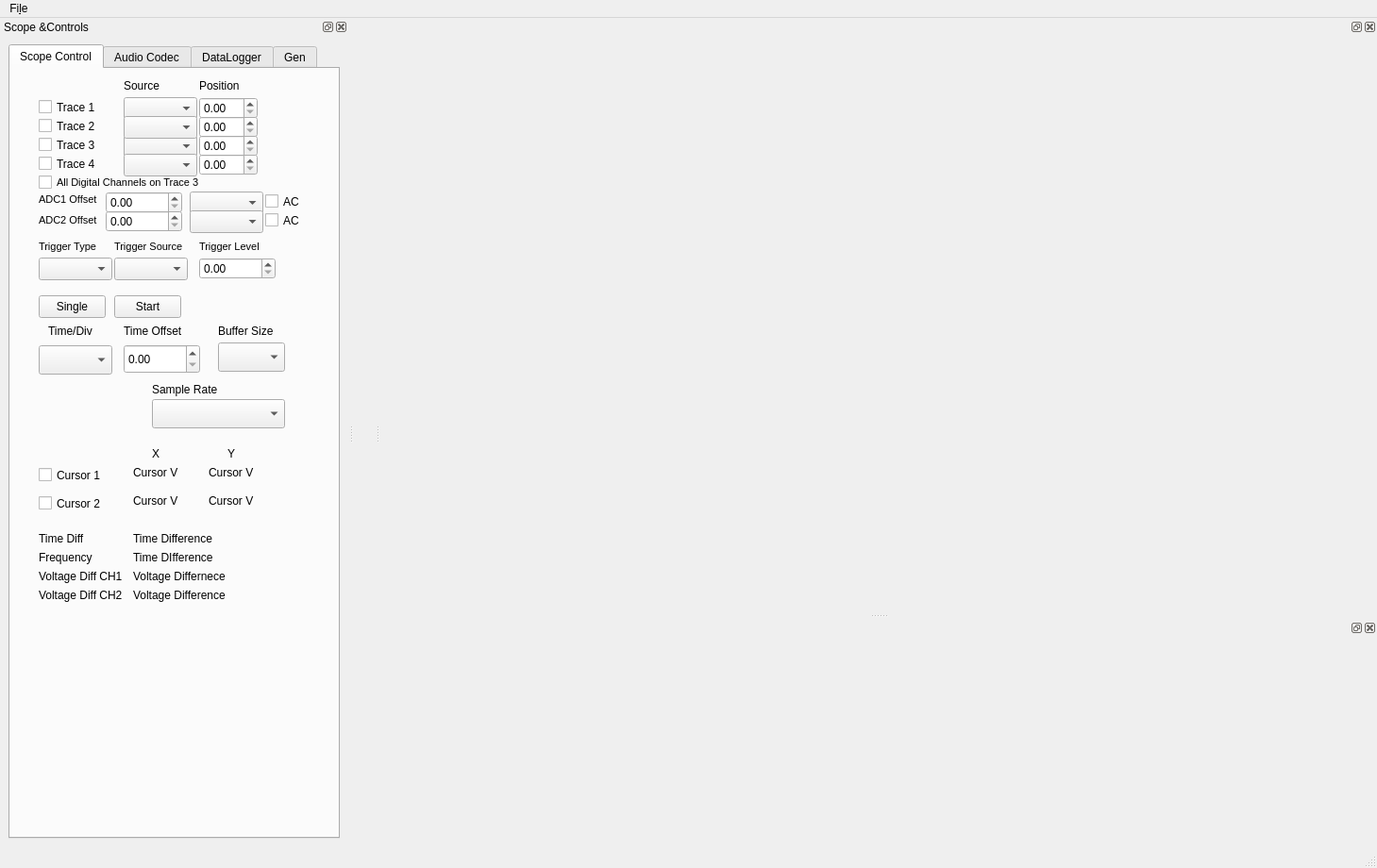
<?xml version="1.0" encoding="UTF-8"?>
<ui version="4.0">
 <class>MainWindow</class>
 <widget class="QMainWindow" name="MainWindow">
  <property name="enabled">
   <bool>true</bool>
  </property>
  <property name="geometry">
   <rect>
    <x>0</x>
    <y>0</y>
    <width>1459</width>
    <height>920</height>
   </rect>
  </property>
  <property name="windowTitle">
   <string>SuperPlotter Pro</string>
  </property>
  <widget class="QWidget" name="centralwidget">
   <property name="enabled">
    <bool>true</bool>
   </property>
   <property name="sizePolicy">
    <sizepolicy hsizetype="Fixed" vsizetype="Preferred">
     <horstretch>0</horstretch>
     <verstretch>0</verstretch>
    </sizepolicy>
   </property>
   <property name="minimumSize">
    <size>
     <width>16</width>
     <height>0</height>
    </size>
   </property>
   <layout class="QGridLayout" name="gridLayout">
    <item row="0" column="0">
     <widget class="QLabel" name="label_17">
      <property name="sizePolicy">
       <sizepolicy hsizetype="Minimum" vsizetype="Preferred">
        <horstretch>0</horstretch>
        <verstretch>0</verstretch>
       </sizepolicy>
      </property>
      <property name="maximumSize">
       <size>
        <width>4</width>
        <height>16777215</height>
       </size>
      </property>
      <property name="text">
       <string/>
      </property>
     </widget>
    </item>
   </layout>
  </widget>
  <widget class="QMenuBar" name="menubar">
   <property name="geometry">
    <rect>
     <x>0</x>
     <y>0</y>
     <width>1459</width>
     <height>30</height>
    </rect>
   </property>
   <widget class="QMenu" name="menuFile">
    <property name="title">
     <string>Fi&amp;le</string>
    </property>
    <addaction name="action_Open_Digital_Out"/>
    <addaction name="actionOpenAnalogOutput"/>
   </widget>
   <addaction name="menuFile"/>
  </widget>
  <widget class="QStatusBar" name="statusbar"/>
  <widget class="QDockWidget" name="docControls">
   <property name="sizePolicy">
    <sizepolicy hsizetype="Fixed" vsizetype="Preferred">
     <horstretch>0</horstretch>
     <verstretch>0</verstretch>
    </sizepolicy>
   </property>
   <property name="minimumSize">
    <size>
     <width>338</width>
     <height>482</height>
    </size>
   </property>
   <property name="maximumSize">
    <size>
     <width>369</width>
     <height>524287</height>
    </size>
   </property>
   <property name="windowTitle">
    <string>Scope &amp;Controls</string>
   </property>
   <attribute name="dockWidgetArea">
    <number>1</number>
   </attribute>
   <widget class="QWidget" name="dockWidgetContents">
    <layout class="QHBoxLayout" name="horizontalLayout">
     <item>
      <widget class="QTabWidget" name="tabWidget">
       <property name="currentIndex">
        <number>0</number>
       </property>
       <widget class="QWidget" name="tabScopeControl">
        <attribute name="title">
         <string>Scope Control</string>
        </attribute>
        <widget class="QLabel" name="lbTrigType">
         <property name="geometry">
          <rect>
           <x>30</x>
           <y>180</y>
           <width>81</width>
           <height>16</height>
          </rect>
         </property>
         <property name="font">
          <font>
           <pointsize>8</pointsize>
          </font>
         </property>
         <property name="text">
          <string>Trigger Type</string>
         </property>
        </widget>
        <widget class="QLabel" name="lbTimeOffset">
         <property name="geometry">
          <rect>
           <x>120</x>
           <y>270</y>
           <width>71</width>
           <height>16</height>
          </rect>
         </property>
         <property name="text">
          <string>Time Offset</string>
         </property>
        </widget>
        <widget class="QCheckBox" name="cbTrace4">
         <property name="geometry">
          <rect>
           <x>30</x>
           <y>90</y>
           <width>81</width>
           <height>21</height>
          </rect>
         </property>
         <property name="text">
          <string>Trace 4</string>
         </property>
        </widget>
        <widget class="QDoubleSpinBox" name="dbsPosTrace4">
         <property name="geometry">
          <rect>
           <x>200</x>
           <y>90</y>
           <width>62</width>
           <height>23</height>
          </rect>
         </property>
        </widget>
        <widget class="QComboBox" name="cmbTimeDiv">
         <property name="geometry">
          <rect>
           <x>30</x>
           <y>293</y>
           <width>78</width>
           <height>31</height>
          </rect>
         </property>
        </widget>
        <widget class="QLabel" name="lbSource">
         <property name="geometry">
          <rect>
           <x>120</x>
           <y>10</y>
           <width>54</width>
           <height>15</height>
          </rect>
         </property>
         <property name="text">
          <string>Source</string>
         </property>
        </widget>
        <widget class="QComboBox" name="cmbTraceSource3">
         <property name="geometry">
          <rect>
           <x>120</x>
           <y>70</y>
           <width>78</width>
           <height>24</height>
          </rect>
         </property>
        </widget>
        <widget class="QComboBox" name="cmbTraceSource1">
         <property name="geometry">
          <rect>
           <x>120</x>
           <y>30</y>
           <width>78</width>
           <height>24</height>
          </rect>
         </property>
         <property name="editable">
          <bool>false</bool>
         </property>
        </widget>
        <widget class="QDoubleSpinBox" name="dbsOffset2">
         <property name="geometry">
          <rect>
           <x>101</x>
           <y>150</y>
           <width>81</width>
           <height>23</height>
          </rect>
         </property>
        </widget>
        <widget class="QDoubleSpinBox" name="dbsPosTrace1">
         <property name="geometry">
          <rect>
           <x>200</x>
           <y>30</y>
           <width>62</width>
           <height>23</height>
          </rect>
         </property>
        </widget>
        <widget class="QCheckBox" name="cbAllDigital">
         <property name="geometry">
          <rect>
           <x>30</x>
           <y>110</y>
           <width>201</width>
           <height>21</height>
          </rect>
         </property>
         <property name="font">
          <font>
           <pointsize>8</pointsize>
          </font>
         </property>
         <property name="text">
          <string>All Digital Channels on Trace 3</string>
         </property>
        </widget>
        <widget class="QPushButton" name="pbTrigSingle">
         <property name="geometry">
          <rect>
           <x>30</x>
           <y>240</y>
           <width>71</width>
           <height>24</height>
          </rect>
         </property>
         <property name="text">
          <string>Single</string>
         </property>
        </widget>
        <widget class="QLabel" name="lbTimeDiv">
         <property name="geometry">
          <rect>
           <x>40</x>
           <y>270</y>
           <width>54</width>
           <height>15</height>
          </rect>
         </property>
         <property name="text">
          <string>Time/Div</string>
         </property>
        </widget>
        <widget class="QCheckBox" name="cbTrace3">
         <property name="geometry">
          <rect>
           <x>30</x>
           <y>70</y>
           <width>81</width>
           <height>21</height>
          </rect>
         </property>
         <property name="text">
          <string>Trace 3</string>
         </property>
        </widget>
        <widget class="QCheckBox" name="cbTrace2">
         <property name="geometry">
          <rect>
           <x>30</x>
           <y>50</y>
           <width>81</width>
           <height>21</height>
          </rect>
         </property>
         <property name="text">
          <string>Trace 2</string>
         </property>
        </widget>
        <widget class="QCheckBox" name="cbTrace1">
         <property name="geometry">
          <rect>
           <x>30</x>
           <y>30</y>
           <width>81</width>
           <height>21</height>
          </rect>
         </property>
         <property name="text">
          <string>Trace 1</string>
         </property>
        </widget>
        <widget class="QLabel" name="lbTrigSource">
         <property name="geometry">
          <rect>
           <x>110</x>
           <y>180</y>
           <width>91</width>
           <height>16</height>
          </rect>
         </property>
         <property name="font">
          <font>
           <pointsize>8</pointsize>
          </font>
         </property>
         <property name="text">
          <string>Trigger Source</string>
         </property>
        </widget>
        <widget class="QDoubleSpinBox" name="dbsTimeOffset">
         <property name="geometry">
          <rect>
           <x>120</x>
           <y>292</y>
           <width>81</width>
           <height>31</height>
          </rect>
         </property>
        </widget>
        <widget class="QDoubleSpinBox" name="dbsPosTrace2">
         <property name="geometry">
          <rect>
           <x>200</x>
           <y>50</y>
           <width>62</width>
           <height>23</height>
          </rect>
         </property>
        </widget>
        <widget class="QDoubleSpinBox" name="dbsOffset1">
         <property name="geometry">
          <rect>
           <x>101</x>
           <y>130</y>
           <width>81</width>
           <height>23</height>
          </rect>
         </property>
        </widget>
        <widget class="QLabel" name="lbOffset2">
         <property name="geometry">
          <rect>
           <x>30</x>
           <y>150</y>
           <width>71</width>
           <height>20</height>
          </rect>
         </property>
         <property name="font">
          <font>
           <pointsize>8</pointsize>
          </font>
         </property>
         <property name="text">
          <string>ADC2 Offset</string>
         </property>
        </widget>
        <widget class="QComboBox" name="cmbTriggerSource">
         <property name="geometry">
          <rect>
           <x>110</x>
           <y>200</y>
           <width>78</width>
           <height>24</height>
          </rect>
         </property>
        </widget>
        <widget class="QLabel" name="lbTrigLevel">
         <property name="geometry">
          <rect>
           <x>200</x>
           <y>180</y>
           <width>81</width>
           <height>16</height>
          </rect>
         </property>
         <property name="font">
          <font>
           <pointsize>8</pointsize>
          </font>
         </property>
         <property name="text">
          <string>Trigger Level</string>
         </property>
        </widget>
        <widget class="QLabel" name="lbOffset1">
         <property name="geometry">
          <rect>
           <x>30</x>
           <y>130</y>
           <width>81</width>
           <height>16</height>
          </rect>
         </property>
         <property name="font">
          <font>
           <pointsize>8</pointsize>
          </font>
         </property>
         <property name="text">
          <string>ADC1 Offset</string>
         </property>
        </widget>
        <widget class="QComboBox" name="cmbTraceSource2">
         <property name="geometry">
          <rect>
           <x>120</x>
           <y>50</y>
           <width>78</width>
           <height>24</height>
          </rect>
         </property>
        </widget>
        <widget class="QLabel" name="lbPos">
         <property name="geometry">
          <rect>
           <x>200</x>
           <y>10</y>
           <width>54</width>
           <height>15</height>
          </rect>
         </property>
         <property name="text">
          <string>Position</string>
         </property>
        </widget>
        <widget class="QComboBox" name="cmbTrigType">
         <property name="geometry">
          <rect>
           <x>30</x>
           <y>200</y>
           <width>78</width>
           <height>24</height>
          </rect>
         </property>
        </widget>
        <widget class="QComboBox" name="cmbTraceSource4">
         <property name="geometry">
          <rect>
           <x>120</x>
           <y>90</y>
           <width>78</width>
           <height>24</height>
          </rect>
         </property>
        </widget>
        <widget class="QDoubleSpinBox" name="dbsPosTrace3">
         <property name="geometry">
          <rect>
           <x>200</x>
           <y>70</y>
           <width>62</width>
           <height>23</height>
          </rect>
         </property>
        </widget>
        <widget class="QDoubleSpinBox" name="dbsTriggerLevel">
         <property name="geometry">
          <rect>
           <x>200</x>
           <y>200</y>
           <width>81</width>
           <height>23</height>
          </rect>
         </property>
        </widget>
        <widget class="QPushButton" name="pbStartStop">
         <property name="geometry">
          <rect>
           <x>110</x>
           <y>240</y>
           <width>71</width>
           <height>24</height>
          </rect>
         </property>
         <property name="text">
          <string>Start</string>
         </property>
        </widget>
        <widget class="QComboBox" name="cmbADC1">
         <property name="geometry">
          <rect>
           <x>190</x>
           <y>130</y>
           <width>78</width>
           <height>24</height>
          </rect>
         </property>
        </widget>
        <widget class="QComboBox" name="cmbADC2">
         <property name="geometry">
          <rect>
           <x>190</x>
           <y>150</y>
           <width>78</width>
           <height>24</height>
          </rect>
         </property>
        </widget>
        <widget class="QCheckBox" name="cbACADC1">
         <property name="geometry">
          <rect>
           <x>270</x>
           <y>130</y>
           <width>51</width>
           <height>21</height>
          </rect>
         </property>
         <property name="text">
          <string>AC</string>
         </property>
        </widget>
        <widget class="QCheckBox" name="cbACADC2">
         <property name="geometry">
          <rect>
           <x>270</x>
           <y>150</y>
           <width>51</width>
           <height>21</height>
          </rect>
         </property>
         <property name="text">
          <string>AC</string>
         </property>
        </widget>
        <widget class="QCheckBox" name="cbCursor1">
         <property name="geometry">
          <rect>
           <x>30</x>
           <y>420</y>
           <width>85</width>
           <height>21</height>
          </rect>
         </property>
         <property name="text">
          <string>Cursor 1</string>
         </property>
        </widget>
        <widget class="QCheckBox" name="cbCursor2">
         <property name="geometry">
          <rect>
           <x>30</x>
           <y>450</y>
           <width>85</width>
           <height>21</height>
          </rect>
         </property>
         <property name="text">
          <string>Cursor 2</string>
         </property>
        </widget>
        <widget class="QLabel" name="label_6">
         <property name="geometry">
          <rect>
           <x>150</x>
           <y>400</y>
           <width>21</width>
           <height>16</height>
          </rect>
         </property>
         <property name="text">
          <string>X</string>
         </property>
        </widget>
        <widget class="QLabel" name="label_7">
         <property name="geometry">
          <rect>
           <x>230</x>
           <y>400</y>
           <width>31</width>
           <height>16</height>
          </rect>
         </property>
         <property name="text">
          <string>Y</string>
         </property>
        </widget>
        <widget class="QLabel" name="lbXcursor1">
         <property name="geometry">
          <rect>
           <x>130</x>
           <y>420</y>
           <width>57</width>
           <height>15</height>
          </rect>
         </property>
         <property name="text">
          <string>Cursor V</string>
         </property>
        </widget>
        <widget class="QLabel" name="lbYcursor1">
         <property name="geometry">
          <rect>
           <x>210</x>
           <y>420</y>
           <width>57</width>
           <height>15</height>
          </rect>
         </property>
         <property name="text">
          <string>Cursor V</string>
         </property>
        </widget>
        <widget class="QLabel" name="lbXcursor2">
         <property name="geometry">
          <rect>
           <x>130</x>
           <y>450</y>
           <width>57</width>
           <height>15</height>
          </rect>
         </property>
         <property name="text">
          <string>Cursor V</string>
         </property>
        </widget>
        <widget class="QLabel" name="lbYcursor2">
         <property name="geometry">
          <rect>
           <x>210</x>
           <y>450</y>
           <width>57</width>
           <height>15</height>
          </rect>
         </property>
         <property name="text">
          <string>Cursor V</string>
         </property>
        </widget>
        <widget class="QLabel" name="label_8">
         <property name="geometry">
          <rect>
           <x>30</x>
           <y>490</y>
           <width>57</width>
           <height>15</height>
          </rect>
         </property>
         <property name="text">
          <string>Time Diff</string>
         </property>
        </widget>
        <widget class="QLabel" name="lbTimeDiff">
         <property name="geometry">
          <rect>
           <x>130</x>
           <y>490</y>
           <width>91</width>
           <height>16</height>
          </rect>
         </property>
         <property name="text">
          <string>Time Difference</string>
         </property>
        </widget>
        <widget class="QLabel" name="label_9">
         <property name="geometry">
          <rect>
           <x>30</x>
           <y>510</y>
           <width>71</width>
           <height>16</height>
          </rect>
         </property>
         <property name="text">
          <string>Frequency</string>
         </property>
        </widget>
        <widget class="QLabel" name="lbFrequency_2">
         <property name="geometry">
          <rect>
           <x>130</x>
           <y>510</y>
           <width>101</width>
           <height>16</height>
          </rect>
         </property>
         <property name="text">
          <string>Time DIfference</string>
         </property>
        </widget>
        <widget class="QLabel" name="label_10">
         <property name="geometry">
          <rect>
           <x>30</x>
           <y>530</y>
           <width>91</width>
           <height>16</height>
          </rect>
         </property>
         <property name="text">
          <string>Voltage Diff CH1</string>
         </property>
        </widget>
        <widget class="QLabel" name="lbVoltageDiffCh1">
         <property name="geometry">
          <rect>
           <x>130</x>
           <y>530</y>
           <width>121</width>
           <height>16</height>
          </rect>
         </property>
         <property name="text">
          <string>Voltage Differnece</string>
         </property>
        </widget>
        <widget class="QLabel" name="label_12">
         <property name="geometry">
          <rect>
           <x>30</x>
           <y>550</y>
           <width>91</width>
           <height>16</height>
          </rect>
         </property>
         <property name="text">
          <string>Voltage Diff CH2</string>
         </property>
        </widget>
        <widget class="QLabel" name="lbVoltageDiffCh2">
         <property name="geometry">
          <rect>
           <x>130</x>
           <y>550</y>
           <width>121</width>
           <height>16</height>
          </rect>
         </property>
         <property name="text">
          <string>Voltage Difference</string>
         </property>
        </widget>
        <widget class="QComboBox" name="cmbBufferSize">
         <property name="geometry">
          <rect>
           <x>220</x>
           <y>290</y>
           <width>71</width>
           <height>31</height>
          </rect>
         </property>
        </widget>
        <widget class="QLabel" name="lbTimeDiv_2">
         <property name="geometry">
          <rect>
           <x>220</x>
           <y>270</y>
           <width>71</width>
           <height>16</height>
          </rect>
         </property>
         <property name="text">
          <string>Buffer Size</string>
         </property>
        </widget>
        <widget class="QComboBox" name="cmbScopeSampleRate">
         <property name="geometry">
          <rect>
           <x>150</x>
           <y>350</y>
           <width>141</width>
           <height>31</height>
          </rect>
         </property>
        </widget>
        <widget class="QLabel" name="lbTimeDiv_3">
         <property name="geometry">
          <rect>
           <x>150</x>
           <y>330</y>
           <width>151</width>
           <height>20</height>
          </rect>
         </property>
         <property name="text">
          <string>Sample Rate</string>
         </property>
        </widget>
       </widget>
       <widget class="QWidget" name="tabAudioCodec">
        <attribute name="title">
         <string>Audio Codec</string>
        </attribute>
        <widget class="QPushButton" name="pbRecord">
         <property name="geometry">
          <rect>
           <x>20</x>
           <y>60</y>
           <width>94</width>
           <height>24</height>
          </rect>
         </property>
         <property name="text">
          <string>Record</string>
         </property>
        </widget>
        <widget class="QDoubleSpinBox" name="dsbTimeAudioRec">
         <property name="geometry">
          <rect>
           <x>130</x>
           <y>60</y>
           <width>62</width>
           <height>23</height>
          </rect>
         </property>
        </widget>
        <widget class="QComboBox" name="smbSignalType">
         <property name="geometry">
          <rect>
           <x>20</x>
           <y>120</y>
           <width>78</width>
           <height>24</height>
          </rect>
         </property>
        </widget>
        <widget class="QComboBox" name="cmbSampleRate">
         <property name="geometry">
          <rect>
           <x>110</x>
           <y>20</y>
           <width>78</width>
           <height>24</height>
          </rect>
         </property>
        </widget>
        <widget class="QLabel" name="lbSampleFreq">
         <property name="geometry">
          <rect>
           <x>20</x>
           <y>20</y>
           <width>71</width>
           <height>16</height>
          </rect>
         </property>
         <property name="text">
          <string>Sample Rate</string>
         </property>
        </widget>
        <widget class="QDoubleSpinBox" name="dbsFrequency1">
         <property name="geometry">
          <rect>
           <x>130</x>
           <y>120</y>
           <width>62</width>
           <height>23</height>
          </rect>
         </property>
        </widget>
        <widget class="QLabel" name="lbFrequency">
         <property name="geometry">
          <rect>
           <x>130</x>
           <y>100</y>
           <width>71</width>
           <height>16</height>
          </rect>
         </property>
         <property name="text">
          <string>Frequency</string>
         </property>
        </widget>
        <widget class="QLabel" name="lbSignalType">
         <property name="geometry">
          <rect>
           <x>30</x>
           <y>100</y>
           <width>71</width>
           <height>16</height>
          </rect>
         </property>
         <property name="text">
          <string>Signal Type</string>
         </property>
        </widget>
        <widget class="QPushButton" name="pbGenerateAudio">
         <property name="geometry">
          <rect>
           <x>70</x>
           <y>200</y>
           <width>94</width>
           <height>24</height>
          </rect>
         </property>
         <property name="text">
          <string>Generate</string>
         </property>
        </widget>
        <widget class="QComboBox" name="cmbAudioInputConfig">
         <property name="geometry">
          <rect>
           <x>210</x>
           <y>20</y>
           <width>78</width>
           <height>24</height>
          </rect>
         </property>
        </widget>
        <widget class="QDoubleSpinBox" name="dbsAmplitude1">
         <property name="geometry">
          <rect>
           <x>220</x>
           <y>120</y>
           <width>62</width>
           <height>23</height>
          </rect>
         </property>
        </widget>
        <widget class="QLabel" name="label_5">
         <property name="geometry">
          <rect>
           <x>220</x>
           <y>100</y>
           <width>61</width>
           <height>16</height>
          </rect>
         </property>
         <property name="text">
          <string>Amplitude</string>
         </property>
        </widget>
        <widget class="QComboBox" name="smbSignalType_2">
         <property name="geometry">
          <rect>
           <x>20</x>
           <y>160</y>
           <width>78</width>
           <height>24</height>
          </rect>
         </property>
        </widget>
        <widget class="QDoubleSpinBox" name="dbsFrequency2">
         <property name="geometry">
          <rect>
           <x>130</x>
           <y>160</y>
           <width>62</width>
           <height>23</height>
          </rect>
         </property>
        </widget>
        <widget class="QDoubleSpinBox" name="dbsAmplitude2">
         <property name="geometry">
          <rect>
           <x>220</x>
           <y>160</y>
           <width>62</width>
           <height>23</height>
          </rect>
         </property>
        </widget>
        <widget class="QCheckBox" name="cbRepeatAudioRec">
         <property name="geometry">
          <rect>
           <x>210</x>
           <y>60</y>
           <width>85</width>
           <height>21</height>
          </rect>
         </property>
         <property name="text">
          <string>Repeat</string>
         </property>
        </widget>
        <widget class="QComboBox" name="cmbAnalysis">
         <property name="geometry">
          <rect>
           <x>20</x>
           <y>260</y>
           <width>72</width>
           <height>23</height>
          </rect>
         </property>
        </widget>
        <widget class="QLabel" name="label_11">
         <property name="geometry">
          <rect>
           <x>20</x>
           <y>240</y>
           <width>54</width>
           <height>15</height>
          </rect>
         </property>
         <property name="text">
          <string>Analysis</string>
         </property>
        </widget>
        <widget class="QLabel" name="lbAudioCursor1">
         <property name="geometry">
          <rect>
           <x>20</x>
           <y>300</y>
           <width>57</width>
           <height>15</height>
          </rect>
         </property>
         <property name="text">
          <string>Cursor 1</string>
         </property>
        </widget>
        <widget class="QLabel" name="lbAudioCursor1_2">
         <property name="geometry">
          <rect>
           <x>20</x>
           <y>330</y>
           <width>57</width>
           <height>15</height>
          </rect>
         </property>
         <property name="text">
          <string>Cursor 2</string>
         </property>
        </widget>
        <widget class="QLabel" name="label_13">
         <property name="geometry">
          <rect>
           <x>140</x>
           <y>280</y>
           <width>57</width>
           <height>15</height>
          </rect>
         </property>
         <property name="text">
          <string>X</string>
         </property>
        </widget>
        <widget class="QLabel" name="label_14">
         <property name="geometry">
          <rect>
           <x>200</x>
           <y>280</y>
           <width>57</width>
           <height>15</height>
          </rect>
         </property>
         <property name="text">
          <string>Y</string>
         </property>
        </widget>
        <widget class="QLabel" name="label_15">
         <property name="geometry">
          <rect>
           <x>20</x>
           <y>360</y>
           <width>51</width>
           <height>20</height>
          </rect>
         </property>
         <property name="text">
          <string>Diff</string>
         </property>
        </widget>
        <widget class="QLabel" name="lbAudioCursorX1">
         <property name="geometry">
          <rect>
           <x>120</x>
           <y>300</y>
           <width>57</width>
           <height>15</height>
          </rect>
         </property>
         <property name="text">
          <string>TextLabel</string>
         </property>
        </widget>
        <widget class="QLabel" name="lbAudioCursorY1">
         <property name="geometry">
          <rect>
           <x>190</x>
           <y>300</y>
           <width>57</width>
           <height>15</height>
          </rect>
         </property>
         <property name="text">
          <string>TextLabel</string>
         </property>
        </widget>
        <widget class="QLabel" name="lbAudioCursorX2">
         <property name="geometry">
          <rect>
           <x>120</x>
           <y>330</y>
           <width>57</width>
           <height>15</height>
          </rect>
         </property>
         <property name="text">
          <string>TextLabel</string>
         </property>
        </widget>
        <widget class="QLabel" name="lbAudioCursorY2">
         <property name="geometry">
          <rect>
           <x>190</x>
           <y>330</y>
           <width>57</width>
           <height>15</height>
          </rect>
         </property>
         <property name="text">
          <string>TextLabel</string>
         </property>
        </widget>
        <widget class="QLabel" name="lbAudioCursorDiffTime">
         <property name="geometry">
          <rect>
           <x>120</x>
           <y>360</y>
           <width>57</width>
           <height>15</height>
          </rect>
         </property>
         <property name="text">
          <string>TextLabel</string>
         </property>
        </widget>
        <widget class="QLabel" name="lbAudioCursorYDiffVoltage">
         <property name="geometry">
          <rect>
           <x>190</x>
           <y>360</y>
           <width>57</width>
           <height>15</height>
          </rect>
         </property>
         <property name="text">
          <string>TextLabel</string>
         </property>
        </widget>
        <widget class="QLabel" name="label_22">
         <property name="geometry">
          <rect>
           <x>20</x>
           <y>390</y>
           <width>57</width>
           <height>15</height>
          </rect>
         </property>
         <property name="text">
          <string>Freq</string>
         </property>
        </widget>
        <widget class="QLabel" name="lbAudioCursorDiffFreq">
         <property name="geometry">
          <rect>
           <x>120</x>
           <y>390</y>
           <width>57</width>
           <height>15</height>
          </rect>
         </property>
         <property name="text">
          <string>TextLabel</string>
         </property>
        </widget>
       </widget>
       <widget class="QWidget" name="tabDlog">
        <attribute name="title">
         <string>DataLogger</string>
        </attribute>
        <widget class="QCheckBox" name="cbContinous">
         <property name="geometry">
          <rect>
           <x>30</x>
           <y>40</y>
           <width>151</width>
           <height>21</height>
          </rect>
         </property>
         <property name="text">
          <string>Continous Sampling</string>
         </property>
        </widget>
        <widget class="QDoubleSpinBox" name="dbsSampleRate">
         <property name="geometry">
          <rect>
           <x>190</x>
           <y>40</y>
           <width>62</width>
           <height>23</height>
          </rect>
         </property>
        </widget>
        <widget class="QPushButton" name="pbMeasure">
         <property name="geometry">
          <rect>
           <x>30</x>
           <y>10</y>
           <width>221</width>
           <height>24</height>
          </rect>
         </property>
         <property name="text">
          <string>Measure</string>
         </property>
        </widget>
        <widget class="QLCDNumber" name="lcdCh1">
         <property name="geometry">
          <rect>
           <x>120</x>
           <y>130</y>
           <width>171</width>
           <height>81</height>
          </rect>
         </property>
         <property name="minimumSize">
          <size>
           <width>0</width>
           <height>81</height>
          </size>
         </property>
        </widget>
        <widget class="QLCDNumber" name="lcdCh2">
         <property name="geometry">
          <rect>
           <x>120</x>
           <y>220</y>
           <width>171</width>
           <height>81</height>
          </rect>
         </property>
         <property name="minimumSize">
          <size>
           <width>0</width>
           <height>81</height>
          </size>
         </property>
        </widget>
        <widget class="QCustomPlot" name="qcpDataLog">
         <property name="geometry">
          <rect>
           <x>0</x>
           <y>580</y>
           <width>311</width>
           <height>200</height>
          </rect>
         </property>
        </widget>
        <widget class="QLabel" name="lbCh1">
         <property name="geometry">
          <rect>
           <x>10</x>
           <y>160</y>
           <width>71</width>
           <height>16</height>
          </rect>
         </property>
         <property name="text">
          <string>Channel 1</string>
         </property>
        </widget>
        <widget class="QLabel" name="label_2">
         <property name="geometry">
          <rect>
           <x>10</x>
           <y>250</y>
           <width>71</width>
           <height>16</height>
          </rect>
         </property>
         <property name="text">
          <string>Channel 2</string>
         </property>
        </widget>
        <widget class="QComboBox" name="cmbGAINCH1">
         <property name="geometry">
          <rect>
           <x>10</x>
           <y>90</y>
           <width>78</width>
           <height>24</height>
          </rect>
         </property>
        </widget>
        <widget class="QComboBox" name="cmbGAINCH2">
         <property name="geometry">
          <rect>
           <x>110</x>
           <y>90</y>
           <width>78</width>
           <height>24</height>
          </rect>
         </property>
        </widget>
        <widget class="QLabel" name="label">
         <property name="geometry">
          <rect>
           <x>10</x>
           <y>70</y>
           <width>101</width>
           <height>20</height>
          </rect>
         </property>
         <property name="text">
          <string>Channel 1 Gain</string>
         </property>
        </widget>
        <widget class="QLabel" name="label_3">
         <property name="geometry">
          <rect>
           <x>110</x>
           <y>70</y>
           <width>101</width>
           <height>20</height>
          </rect>
         </property>
         <property name="text">
          <string>Channel 2 Gain</string>
         </property>
        </widget>
        <widget class="QCheckBox" name="cbLoggerToFile">
         <property name="geometry">
          <rect>
           <x>20</x>
           <y>790</y>
           <width>101</width>
           <height>21</height>
          </rect>
         </property>
         <property name="text">
          <string>Store To File</string>
         </property>
        </widget>
        <widget class="QLCDNumber" name="lcdEXVO">
         <property name="geometry">
          <rect>
           <x>120</x>
           <y>400</y>
           <width>171</width>
           <height>81</height>
          </rect>
         </property>
         <property name="minimumSize">
          <size>
           <width>0</width>
           <height>81</height>
          </size>
         </property>
        </widget>
        <widget class="QLCDNumber" name="lcdCh3">
         <property name="geometry">
          <rect>
           <x>120</x>
           <y>310</y>
           <width>171</width>
           <height>81</height>
          </rect>
         </property>
         <property name="minimumSize">
          <size>
           <width>0</width>
           <height>81</height>
          </size>
         </property>
        </widget>
        <widget class="QLabel" name="label_18">
         <property name="geometry">
          <rect>
           <x>10</x>
           <y>340</y>
           <width>71</width>
           <height>16</height>
          </rect>
         </property>
         <property name="text">
          <string>Channel 3</string>
         </property>
        </widget>
        <widget class="QLabel" name="label_19">
         <property name="geometry">
          <rect>
           <x>10</x>
           <y>430</y>
           <width>71</width>
           <height>16</height>
          </rect>
         </property>
         <property name="text">
          <string>Ex VO</string>
         </property>
        </widget>
        <widget class="QLCDNumber" name="lcdTemp">
         <property name="geometry">
          <rect>
           <x>120</x>
           <y>490</y>
           <width>171</width>
           <height>81</height>
          </rect>
         </property>
         <property name="minimumSize">
          <size>
           <width>0</width>
           <height>81</height>
          </size>
         </property>
        </widget>
        <widget class="QLabel" name="label_20">
         <property name="geometry">
          <rect>
           <x>10</x>
           <y>520</y>
           <width>91</width>
           <height>16</height>
          </rect>
         </property>
         <property name="text">
          <string>Temperature</string>
         </property>
        </widget>
        <widget class="QComboBox" name="cmbGAINCH3">
         <property name="geometry">
          <rect>
           <x>220</x>
           <y>90</y>
           <width>78</width>
           <height>24</height>
          </rect>
         </property>
        </widget>
        <widget class="QLabel" name="label_21">
         <property name="geometry">
          <rect>
           <x>210</x>
           <y>70</y>
           <width>101</width>
           <height>20</height>
          </rect>
         </property>
         <property name="text">
          <string>Channel 3 Gain</string>
         </property>
        </widget>
       </widget>
       <widget class="QWidget" name="tabGen">
        <attribute name="title">
         <string>Gen</string>
        </attribute>
        <widget class="QDoubleSpinBox" name="dbsExDC">
         <property name="geometry">
          <rect>
           <x>80</x>
           <y>50</y>
           <width>62</width>
           <height>23</height>
          </rect>
         </property>
        </widget>
        <widget class="QPushButton" name="pbExDcV">
         <property name="geometry">
          <rect>
           <x>160</x>
           <y>50</y>
           <width>131</width>
           <height>24</height>
          </rect>
         </property>
         <property name="text">
          <string>Set EX DC Voltage</string>
         </property>
        </widget>
        <widget class="QPushButton" name="pbDIOvoltage">
         <property name="geometry">
          <rect>
           <x>150</x>
           <y>350</y>
           <width>151</width>
           <height>24</height>
          </rect>
         </property>
         <property name="text">
          <string>Set Digital Out Voltage</string>
         </property>
        </widget>
        <widget class="QDoubleSpinBox" name="dbsDIOVoltage">
         <property name="geometry">
          <rect>
           <x>80</x>
           <y>350</y>
           <width>62</width>
           <height>23</height>
          </rect>
         </property>
        </widget>
        <widget class="QCheckBox" name="cbDOloopfile">
         <property name="geometry">
          <rect>
           <x>80</x>
           <y>260</y>
           <width>81</width>
           <height>21</height>
          </rect>
         </property>
         <property name="text">
          <string>Loop File</string>
         </property>
        </widget>
        <widget class="QLabel" name="label_4">
         <property name="geometry">
          <rect>
           <x>80</x>
           <y>290</y>
           <width>121</width>
           <height>16</height>
          </rect>
         </property>
         <property name="text">
          <string>Digital Output Rate</string>
         </property>
        </widget>
        <widget class="QPushButton" name="pbExDCDref">
         <property name="geometry">
          <rect>
           <x>160</x>
           <y>90</y>
           <width>131</width>
           <height>24</height>
          </rect>
         </property>
         <property name="text">
          <string>Set Digital in Ref</string>
         </property>
        </widget>
        <widget class="QPushButton" name="pbExDCDoffset">
         <property name="geometry">
          <rect>
           <x>160</x>
           <y>130</y>
           <width>131</width>
           <height>24</height>
          </rect>
         </property>
         <property name="text">
          <string>Set Digital in offset</string>
         </property>
        </widget>
        <widget class="QDoubleSpinBox" name="dbsExDiginRef">
         <property name="geometry">
          <rect>
           <x>80</x>
           <y>90</y>
           <width>62</width>
           <height>23</height>
          </rect>
         </property>
         <property name="maximum">
          <double>5.000000000000000</double>
         </property>
        </widget>
        <widget class="QDoubleSpinBox" name="dbsExDiginOffset">
         <property name="geometry">
          <rect>
           <x>80</x>
           <y>130</y>
           <width>62</width>
           <height>23</height>
          </rect>
         </property>
         <property name="minimum">
          <double>-5.000000000000000</double>
         </property>
         <property name="maximum">
          <double>5.000000000000000</double>
         </property>
        </widget>
        <widget class="QPushButton" name="pbDOrun">
         <property name="geometry">
          <rect>
           <x>80</x>
           <y>230</y>
           <width>131</width>
           <height>24</height>
          </rect>
         </property>
         <property name="text">
          <string>Run Digital Output</string>
         </property>
        </widget>
        <widget class="QPushButton" name="pbAOrun">
         <property name="geometry">
          <rect>
           <x>80</x>
           <y>400</y>
           <width>131</width>
           <height>24</height>
          </rect>
         </property>
         <property name="text">
          <string>Run Analog Output</string>
         </property>
        </widget>
        <widget class="QCheckBox" name="cbAOloopFile">
         <property name="geometry">
          <rect>
           <x>80</x>
           <y>430</y>
           <width>81</width>
           <height>21</height>
          </rect>
         </property>
         <property name="text">
          <string>Loop File</string>
         </property>
        </widget>
        <widget class="QLabel" name="label_16">
         <property name="geometry">
          <rect>
           <x>80</x>
           <y>460</y>
           <width>121</width>
           <height>16</height>
          </rect>
         </property>
         <property name="text">
          <string>Analog Output Rate</string>
         </property>
        </widget>
        <widget class="QLabel" name="tlDWGrate">
         <property name="geometry">
          <rect>
           <x>210</x>
           <y>310</y>
           <width>81</width>
           <height>18</height>
          </rect>
         </property>
         <property name="text">
          <string>TextLabel</string>
         </property>
        </widget>
        <widget class="QLabel" name="tlAWGrate">
         <property name="geometry">
          <rect>
           <x>210</x>
           <y>480</y>
           <width>81</width>
           <height>18</height>
          </rect>
         </property>
         <property name="text">
          <string>TextLabel</string>
         </property>
        </widget>
        <widget class="QSpinBox" name="sbDOrate">
         <property name="geometry">
          <rect>
           <x>80</x>
           <y>310</y>
           <width>101</width>
           <height>21</height>
          </rect>
         </property>
         <property name="maximum">
          <number>4096</number>
         </property>
        </widget>
        <widget class="QSpinBox" name="sbAOrate">
         <property name="geometry">
          <rect>
           <x>80</x>
           <y>480</y>
           <width>101</width>
           <height>21</height>
          </rect>
         </property>
         <property name="maximum">
          <number>4096</number>
         </property>
        </widget>
       </widget>
      </widget>
     </item>
    </layout>
   </widget>
  </widget>
  <widget class="QDockWidget" name="dockWidget">
   <property name="sizePolicy">
    <sizepolicy hsizetype="Preferred" vsizetype="Preferred">
     <horstretch>0</horstretch>
     <verstretch>0</verstretch>
    </sizepolicy>
   </property>
   <property name="minimumSize">
    <size>
     <width>950</width>
     <height>600</height>
    </size>
   </property>
   <attribute name="dockWidgetArea">
    <number>2</number>
   </attribute>
   <widget class="QWidget" name="dockWidgetContents_7">
    <layout class="QVBoxLayout" name="verticalLayout">
     <item>
      <widget class="QCustomPlot" name="qcpScopeDisplay"/>
     </item>
    </layout>
   </widget>
  </widget>
  <widget class="QDockWidget" name="dockWidget_2">
   <property name="sizePolicy">
    <sizepolicy hsizetype="Preferred" vsizetype="Preferred">
     <horstretch>0</horstretch>
     <verstretch>0</verstretch>
    </sizepolicy>
   </property>
   <property name="minimumSize">
    <size>
     <width>954</width>
     <height>230</height>
    </size>
   </property>
   <attribute name="dockWidgetArea">
    <number>2</number>
   </attribute>
   <widget class="QWidget" name="dockWidgetContents_8">
    <property name="minimumSize">
     <size>
      <width>0</width>
      <height>0</height>
     </size>
    </property>
    <layout class="QVBoxLayout" name="verticalLayout_2">
     <item>
      <widget class="QCustomPlot" name="qcpAudioDisplay">
       <property name="minimumSize">
        <size>
         <width>251</width>
         <height>0</height>
        </size>
       </property>
      </widget>
     </item>
    </layout>
   </widget>
  </widget>
  <action name="action_Open_Digital_Out">
   <property name="text">
    <string>&amp;OpenDigitalOutput</string>
   </property>
  </action>
  <action name="actionOpenAnalogOutput">
   <property name="text">
    <string>O&amp;penAnalogOutput</string>
   </property>
  </action>
 </widget>
 <customwidgets>
  <customwidget>
   <class>QCustomPlot</class>
   <extends>QFrame</extends>
   <header>qcustomplot/qcustomplot.h</header>
   <container>1</container>
  </customwidget>
 </customwidgets>
 <resources/>
 <connections/>
</ui>
